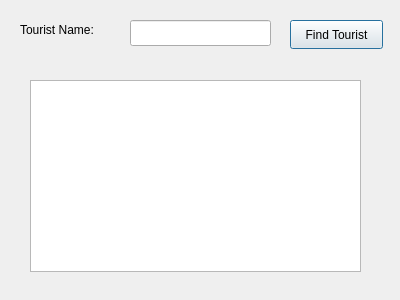
<?xml version="1.0" encoding="UTF-8"?>
<ui version="4.0">
 <class>FindTourist</class>
 <widget class="QDialog" name="FindTourist">
  <property name="geometry">
   <rect>
    <x>0</x>
    <y>0</y>
    <width>400</width>
    <height>300</height>
   </rect>
  </property>
  <property name="maximumSize">
   <size>
    <width>400</width>
    <height>300</height>
   </size>
  </property>
  <property name="windowTitle">
   <string>Find Tourist</string>
  </property>
  <widget class="QLabel" name="label">
   <property name="geometry">
    <rect>
     <x>20</x>
     <y>20</y>
     <width>101</width>
     <height>20</height>
    </rect>
   </property>
   <property name="text">
    <string>Tourist Name:</string>
   </property>
  </widget>
  <widget class="QLineEdit" name="txtTouristName">
   <property name="geometry">
    <rect>
     <x>130</x>
     <y>20</y>
     <width>141</width>
     <height>26</height>
    </rect>
   </property>
  </widget>
  <widget class="QPushButton" name="btnFindTourist">
   <property name="geometry">
    <rect>
     <x>290</x>
     <y>20</y>
     <width>93</width>
     <height>29</height>
    </rect>
   </property>
   <property name="text">
    <string>Find Tourist</string>
   </property>
  </widget>
  <widget class="QTableView" name="tableViewTourist">
   <property name="geometry">
    <rect>
     <x>30</x>
     <y>80</y>
     <width>331</width>
     <height>192</height>
    </rect>
   </property>
  </widget>
 </widget>
 <resources/>
 <connections/>
</ui>
